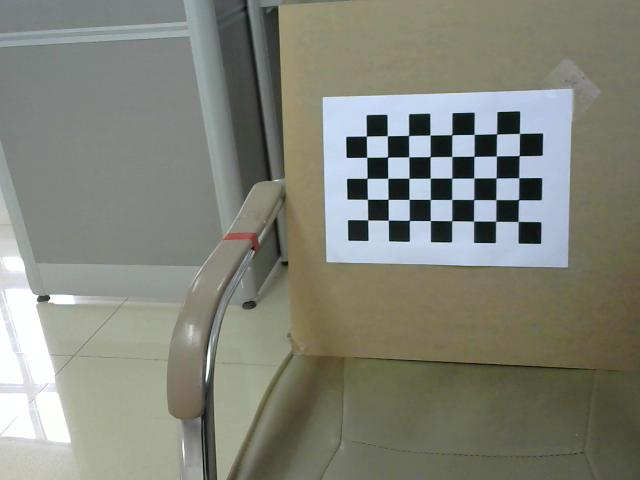
#> input picture 标定/img/clo10.png, 640 x 480 px, given in place of the camera
$ python video_test.py
#> lines starting #> are read from the running program, lines starting #| are printed output that depends on the picture; after the words box and inside, x2 and y2 are one past the last pixel; in counts of white or black regions, pixels touching at a corner belong together
import cv2
import numpy as np
import math

#url='http://169.254.37.90:8080/?action=stream'

cap = cv2.VideoCapture(0)
# cap2 = cv2.VideoCapture(1)
# fourcc = cv2.VideoWriter_fourcc(*'XVID')
# out = cv2.VideoWriter('output.avi',fourcc,20.0,(640,480))

red = [(156,43,46),(180,255,255)]
red2 = [(0 , 101 , 122), (179 , 209 , 201)]
red4 = [(2 , 199 , 127), (6 , 234 , 151)]
green = [(35,43,46),(77,255,255)]


squ_x = None
squ_y = None

while cap.isOpened():
     (ret,frame) = cap.read()
#> frame is the input picture: shape (480, 640, 3); mean B, G, R 120.4, 132, 129.4
     # (ret2, frame2) = cap2.read()
     frame = cv2.flip (frame,1)
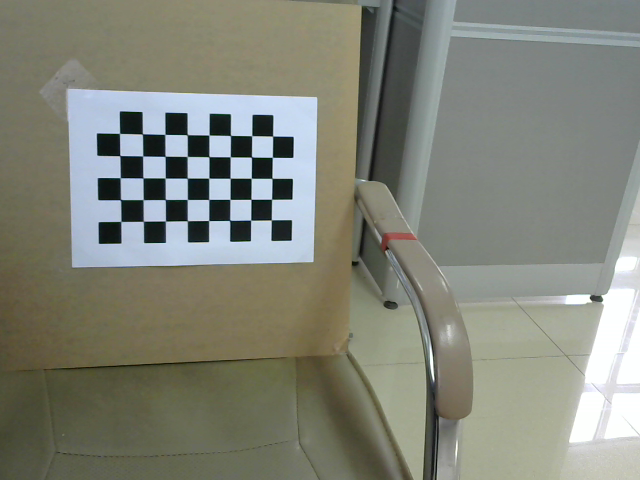
#> frame: shape (480, 640, 3); mean B, G, R 120.4, 132, 129.4
     frame_img = frame
     # frame_img_bgr = cv2.cvtColor(frame_img, cv2.COLOR_RGB2BGR)  # 将图片转换到BRG空间
     frame_img_hsv = cv2.cvtColor(frame_img, cv2.COLOR_RGB2HSV)  # 将图片转换到HSV空间
#> frame_img_hsv: shape (480, 640, 3); mean H, S, V 69, 42.9, 135.9
     # frame_img = cv2.GaussianBlur(frame_img_hsv, (3, 3), 0)  # 高斯模糊
     frame_img_mask = cv2.inRange(frame_img_hsv, green[0], green[1])  # 二值化
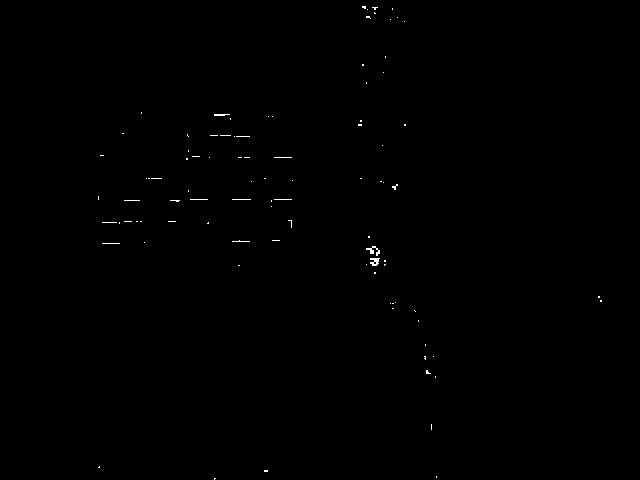
#> frame_img_mask: shape (480, 640); 0.2% white in thin lines or dots, all inside (x1, y1, x2, y2) = (98, 6, 602, 480)
     # frame_img_closed = cv2.erode(frame_img_mask, None, iterations=2)  # 腐蚀
     # frame_img_opened = cv2.dilate(frame_img_mask, np.ones((4, 4), np.uint8), iterations=2)  # 膨胀    先腐蚀后运算等同于开运算
     (contours, hierarchy) = cv2.findContours(frame_img_mask, cv2.RETR_EXTERNAL, cv2.CHAIN_APPROX_SIMPLE)  #CHAIN_APPROX_NONE
#> contours = 93 contours, 91 with area under 20; largest, box (x1, y1, x2, y2) and area: (370, 258, 380, 266) 39, (366, 246, 380, 256) 28
     if len(contours) != 0:
          area = []
          for cn in contours:
               contour_area = math.fabs(cv2.contourArea(cn))
               area.append(contour_area)
#> this loop made 93 passes
#> contour_area on passes 24 to 25: 39, 28
#> after the loop, area = 93 values, max 39 at index 23, min 0 at index 1, mean 1.32
          max_index = np.argmax(area)
#> max_index = 23
          squ_x, squ_y, w, h = cv2.boundingRect(contours[max_index])
#> squ_x = 370; squ_y = 258; w = 10; h = 8
          cv2.rectangle(frame, (squ_x, squ_y), (squ_x + w+30, squ_y +200), (0,0,255), 5)
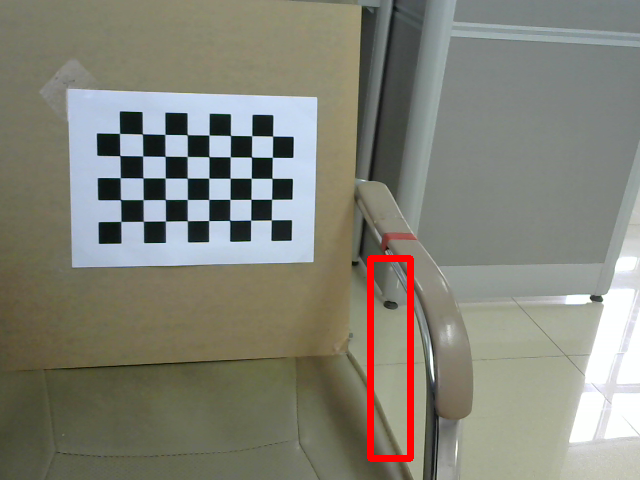
#> frame: shape (480, 640, 3); 1.09% of pixels changed, all inside (x1, y1, x2, y2) = (367, 255, 414, 462)
          #(squ_x, squ_y), radius = cv2.minEnclosingCircle(contours[max_index])
          # cv2.circle(img, (int(chest_circle_x), int(chest_circle_y)), int(chest_radius), (0, 0, 255))
          print('x=', squ_x, 'y=', squ_y,'宽',w,'高',h)
#| x= 370 y= 258 宽 10 高 8
     #out.write(frame)
     k = cv2.waitKey(5)
#> (key Esc is pressed here)
     name = 20
     if k == ord("p"):

          cv2.imwrite(".\\demo\\clo"+str(name)+".png",frame)
     sp = frame.shape
#> sp = (480, 640, 3)
     print(sp)
#| (480, 640, 3)
     cv2.imshow('test',frame)
     cv2.waitKey(15)
     # cv2.imshow('test2', frame2)
     # cv2.waitKey(15)

$ run again, on 标定/img/clo11.png
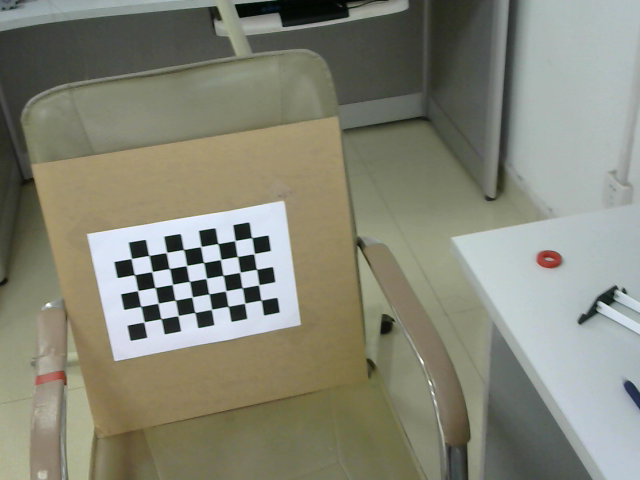
#> input picture 标定/img/clo11.png, 640 x 480 px, given in place of the camera
#> frame is the input picture: shape (480, 640, 3); mean B, G, R 118.6, 133.6, 132.7
#> frame_img_hsv: shape (480, 640, 3); mean H, S, V 69.8, 45.9, 138.1
#> `frame_img_mask = cv2.inRange(frame_img_hsv, green[0], green[1])`:
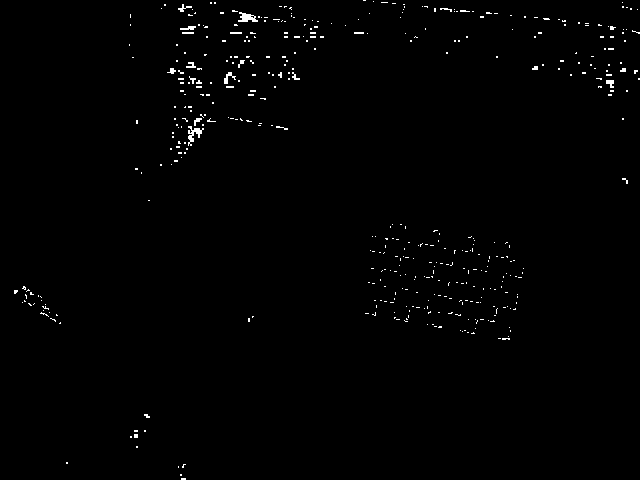
#> frame_img_mask: shape (480, 640); 0.81% white in thin lines or dots
#> contours = 440 contours, 434 with area under 20; largest, box (x1, y1, x2, y2) and area: (238, 12, 258, 22) 92, (188, 126, 204, 146) 76, (224, 72, 236, 84) 34, (606, 80, 614, 88) 28, (180, 26, 196, 30) 25, (178, 4, 192, 12) 20
#> the loop `for cn in contours:` made 440 passes
#> (cn, contour_area) on passes 1 to 3: ([[181, 478], [181, 479], [185, 479], [185, 478]], 4), ([[180, 474], [180, 475], [181, 475], [181, 474]], 1), ([[178, 466], [178, 467]], 0)
#> after the loop `for cn in contours:`: area = 440 values, max 91.5 at index 406, min 0 at index 2, mean 1.87
#> max_index = 406
#> squ_x = 238; squ_y = 12; w = 20; h = 10
#> `cv2.rectangle(frame, (squ_x, squ_y), (squ_x + w+30, squ_y +200), (0,0,..`:
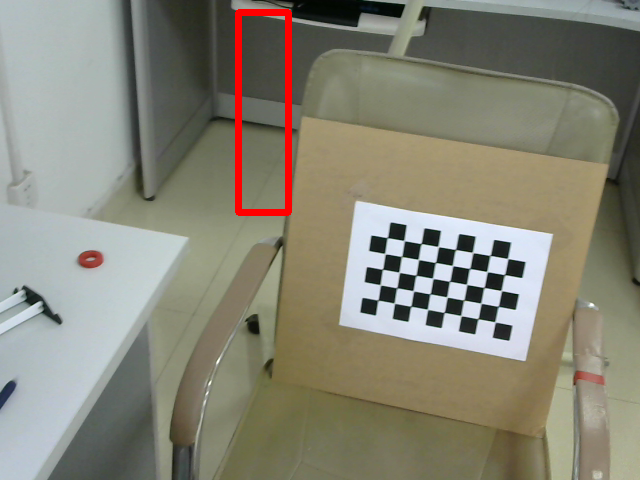
#> frame: shape (480, 640, 3); mean B, G, R 117.6, 132.4, 134.4
#| x= 238 y= 12 宽 20 高 10
#| (480, 640, 3)

$ run again, on 标定/img/clo12.png
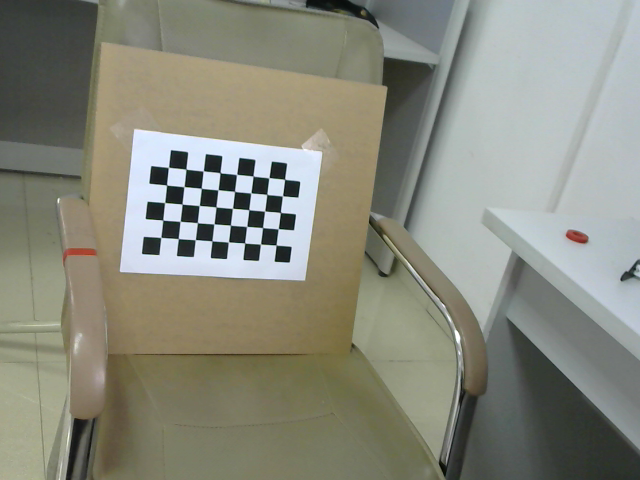
#> input picture 标定/img/clo12.png, 640 x 480 px, given in place of the camera
#> frame is the input picture: shape (480, 640, 3); mean B, G, R 124.6, 137.4, 136.2
#> frame_img_hsv: shape (480, 640, 3); mean H, S, V 66.5, 40.5, 141.9
#> `frame_img_mask = cv2.inRange(frame_img_hsv, green[0], green[1])`:
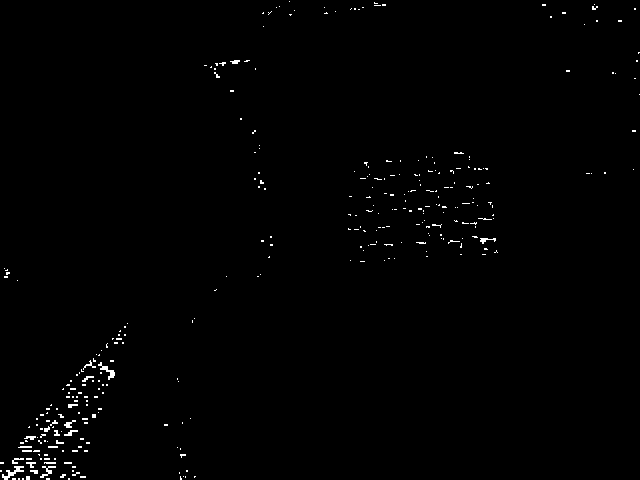
#> frame_img_mask: shape (480, 640); 0.74% white in thin lines or dots
#> contours = 326 contours, 320 with area under 20; largest, box (x1, y1, x2, y2) and area: (2, 466, 24, 480) 72, (98, 362, 115, 380) 60, (40, 466, 56, 478) 34, (64, 420, 76, 428) 26, (480, 238, 496, 244) 24, (64, 430, 78, 436) 22
#> the loop `for cn in contours:` made 326 passes
#> contour_area on passes 20, 21, 56: 34, 72, 22.5
#> after the loop `for cn in contours:`: area = 326 values, max 72 at index 20, min 0 at index 6, mean 2.53
#> max_index = 20
#> squ_x = 2; squ_y = 466; w = 22; h = 14
#> `cv2.rectangle(frame, (squ_x, squ_y), (squ_x + w+30, squ_y +200), (0,0,..`:
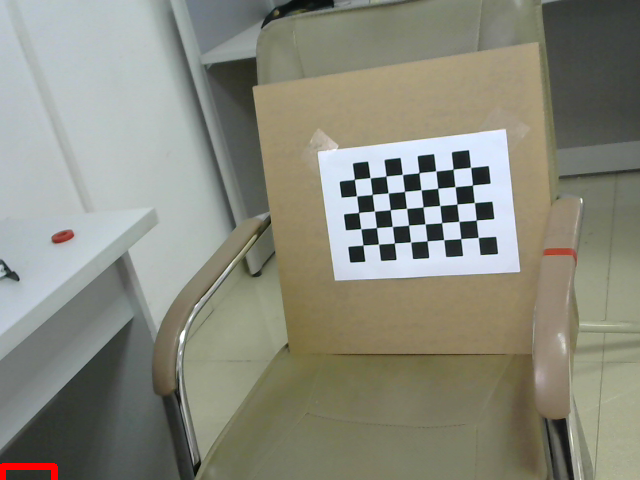
#> frame: shape (480, 640, 3); mean B, G, R 124.6, 137.4, 136.6
#| x= 2 y= 466 宽 22 高 14
#| (480, 640, 3)

$ run again, on 标定/img/clo13.png
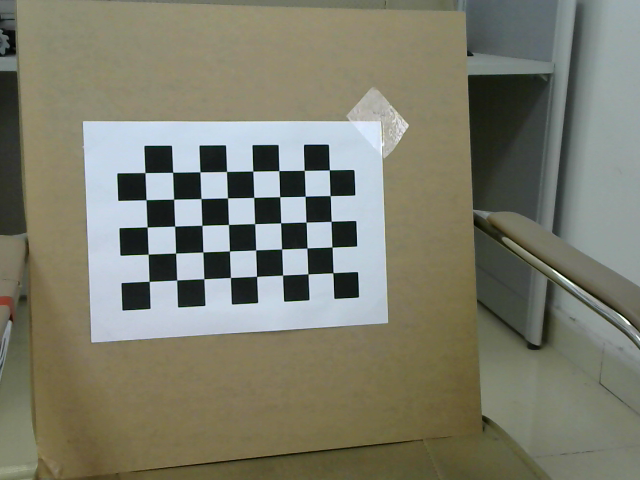
#> input picture 标定/img/clo13.png, 640 x 480 px, given in place of the camera
#> frame is the input picture: shape (480, 640, 3); mean B, G, R 108.3, 124, 123.7
#> frame_img_hsv: shape (480, 640, 3); mean H, S, V 71.1, 58.2, 130.1
#> `frame_img_mask = cv2.inRange(frame_img_hsv, green[0], green[1])`:
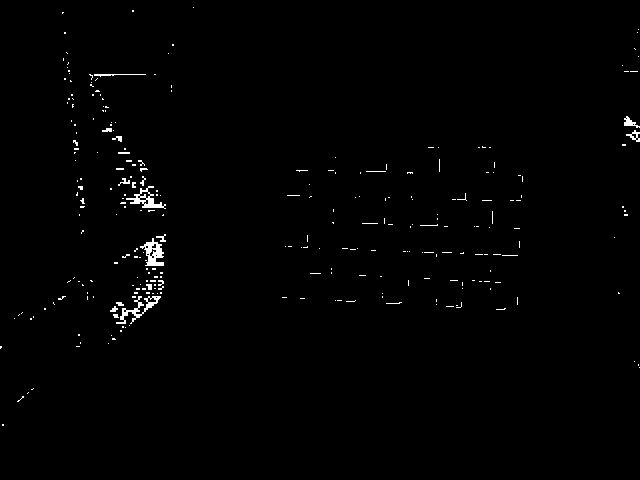
#> frame_img_mask: shape (480, 640); 0.88% white in thin lines or dots, all inside (x1, y1, x2, y2) = (0, 7, 640, 426)
#> contours = 272 contours, 267 with area under 20; largest, box (x1, y1, x2, y2) and area: (140, 238, 164, 266) 318, (126, 186, 166, 209) 276, (116, 296, 161, 324) 232, (626, 130, 640, 142) 61, (624, 116, 640, 128) 60
#> the loop `for cn in contours:` made 272 passes
#> contour_area on pass 43: 231.5
#> after the loop `for cn in contours:`: area = 272 values, max 318.5 at index 123, min 0 at index 2, mean 4.87
#> max_index = 123
#> squ_x = 140; squ_y = 238; w = 24; h = 28
#> `cv2.rectangle(frame, (squ_x, squ_y), (squ_x + w+30, squ_y +200), (0,0,..`:
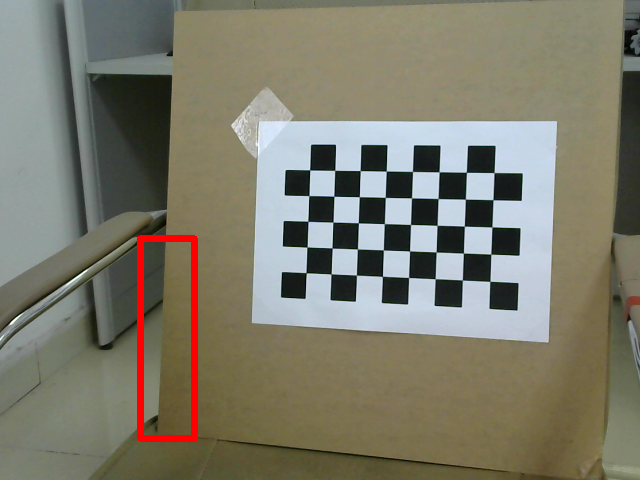
#> frame: shape (480, 640, 3); mean B, G, R 107.5, 122.9, 125.5
#| x= 140 y= 238 宽 24 高 28
#| (480, 640, 3)
